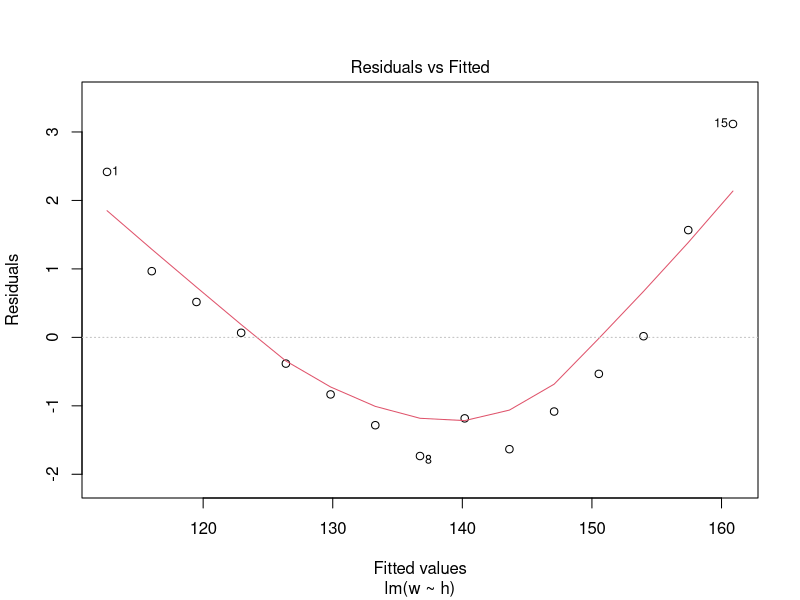
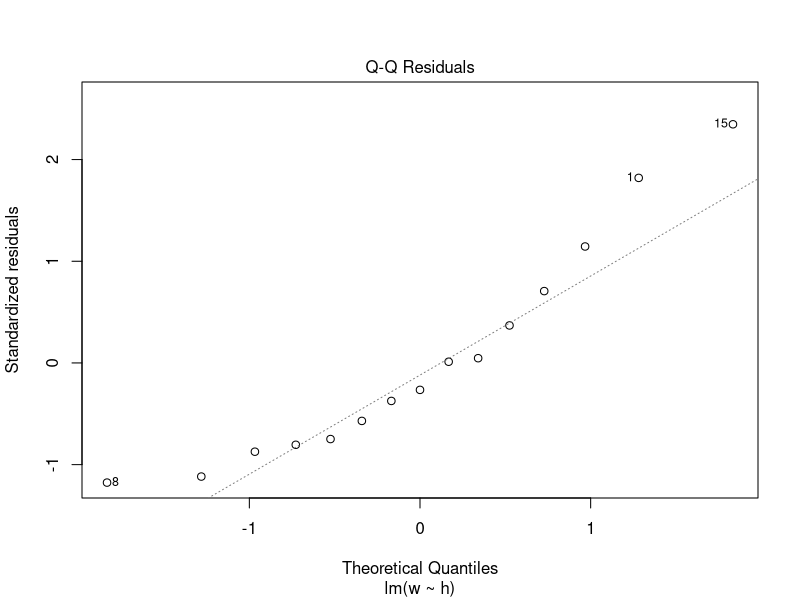
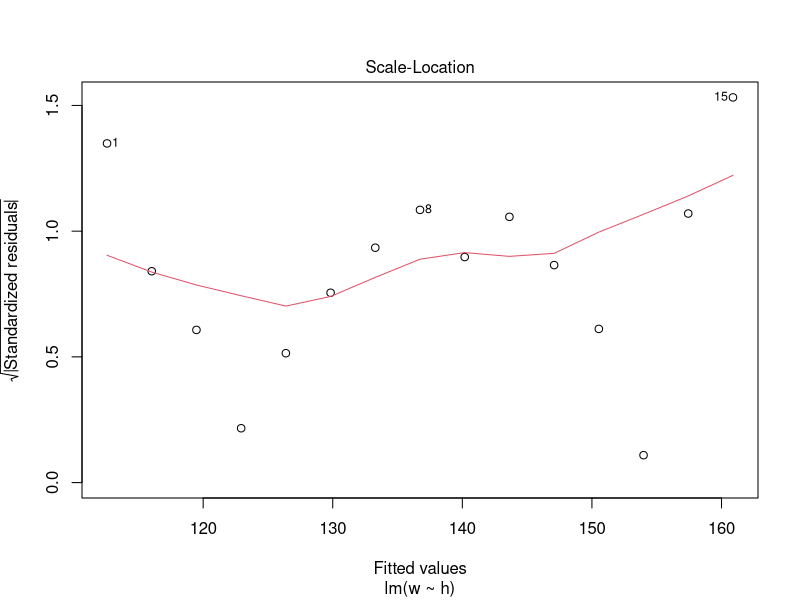
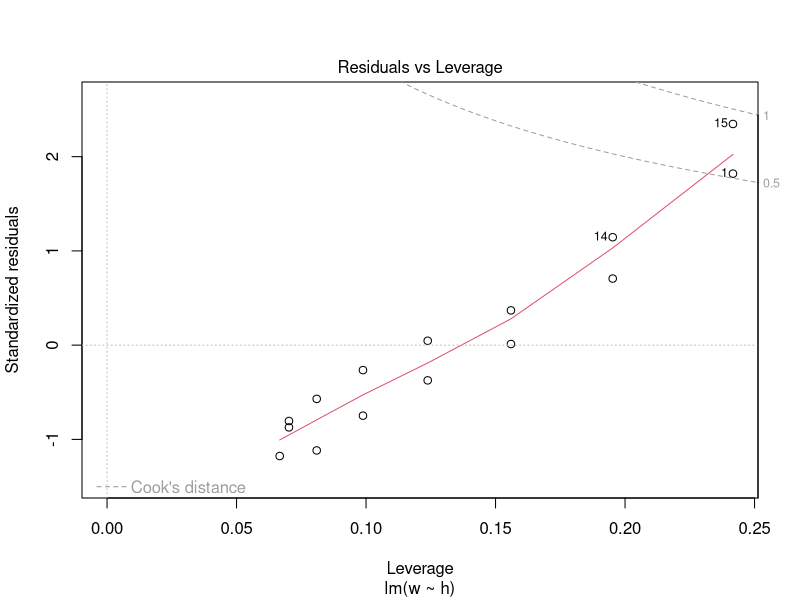
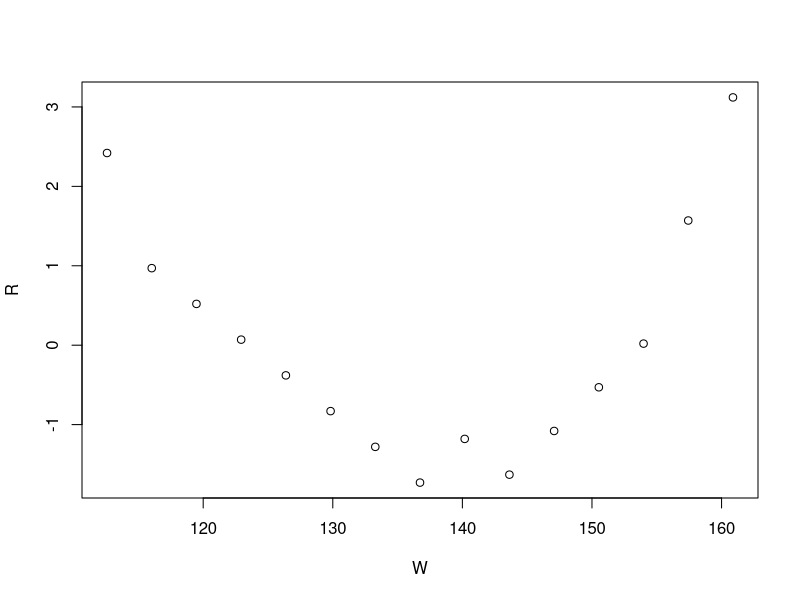

Generate these figures, in order, with R:
data(women)
women
names(women)
names(women)=c("h","w")
attach(women)
fit=lm(w~h,data=women)
fit
W=predict(fit)
W
women$W=W
women
W=round(fitted(fit),2)
W
women$W=W
women
R=round(residuals(fit),2)
R
#R=round(w-W,2)
#women$R=round(w-W,2)
#women
cbind(w,h,W,R)
women$R=R
women
plot(fit)
summary(fit)
plot(y=R,x=W)


